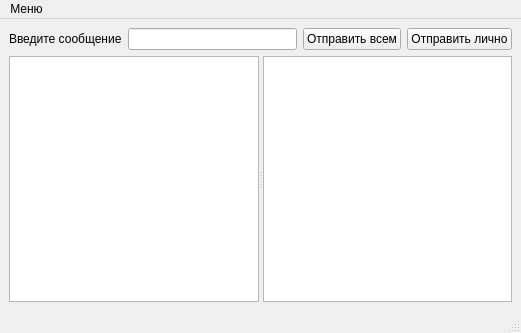
<?xml version="1.0" encoding="UTF-8"?>
<ui version="4.0">
 <class>MainWindow</class>
 <widget class="QMainWindow" name="MainWindow">
  <property name="geometry">
   <rect>
    <x>0</x>
    <y>0</y>
    <width>521</width>
    <height>333</height>
   </rect>
  </property>
  <property name="windowTitle">
   <string>MainWindow</string>
  </property>
  <widget class="QWidget" name="centralwidget">
   <layout class="QVBoxLayout" name="verticalLayout" stretch="0,1">
    <item>
     <layout class="QHBoxLayout" name="horizontalLayout">
      <item>
       <widget class="QLabel" name="label">
        <property name="text">
         <string>Введите сообщение</string>
        </property>
       </widget>
      </item>
      <item>
       <widget class="QLineEdit" name="messageLineEdit"/>
      </item>
      <item>
       <widget class="QPushButton" name="sendMessageButton">
        <property name="text">
         <string>Отправить всем</string>
        </property>
       </widget>
      </item>
      <item>
       <widget class="QPushButton" name="privateMessageSendButton">
        <property name="text">
         <string>Отправить лично</string>
        </property>
       </widget>
      </item>
     </layout>
    </item>
    <item>
     <widget class="QSplitter" name="splitter">
      <property name="orientation">
       <enum>Qt::Horizontal</enum>
      </property>
      <widget class="QTextBrowser" name="commonChatBrowser"/>
      <widget class="QTextBrowser" name="privateChatBrowser"/>
     </widget>
    </item>
   </layout>
  </widget>
  <widget class="QMenuBar" name="menubar">
   <property name="geometry">
    <rect>
     <x>0</x>
     <y>0</y>
     <width>521</width>
     <height>25</height>
    </rect>
   </property>
   <property name="contextMenuPolicy">
    <enum>Qt::ActionsContextMenu</enum>
   </property>
   <widget class="QMenu" name="menuMain_menu">
    <property name="title">
     <string>Меню</string>
    </property>
    <widget class="QMenu" name="menuDelete_my_account">
     <property name="title">
      <string>Delete my account</string>
     </property>
     <widget class="QMenu" name="menuAre_you_sure">
      <property name="title">
       <string>Are you sure?</string>
      </property>
      <addaction name="separator"/>
      <addaction name="separator"/>
      <addaction name="actionYes"/>
      <addaction name="actionNo"/>
     </widget>
     <addaction name="menuAre_you_sure"/>
    </widget>
    <addaction name="actionOpen_another_cliend"/>
    <addaction name="separator"/>
    <addaction name="actionCloseClient"/>
    <addaction name="separator"/>
    <addaction name="menuDelete_my_account"/>
   </widget>
   <addaction name="menuMain_menu"/>
  </widget>
  <widget class="QStatusBar" name="statusbar"/>
  <action name="actionOpen_another_cliend">
   <property name="text">
    <string>Open another client</string>
   </property>
  </action>
  <action name="actionCloseClient">
   <property name="text">
    <string>Close this client</string>
   </property>
  </action>
  <action name="actionYes">
   <property name="checkable">
    <bool>false</bool>
   </property>
   <property name="text">
    <string>Yes</string>
   </property>
  </action>
  <action name="actionNo">
   <property name="checkable">
    <bool>false</bool>
   </property>
   <property name="checked">
    <bool>false</bool>
   </property>
   <property name="text">
    <string>No</string>
   </property>
  </action>
 </widget>
 <resources/>
 <connections/>
</ui>
